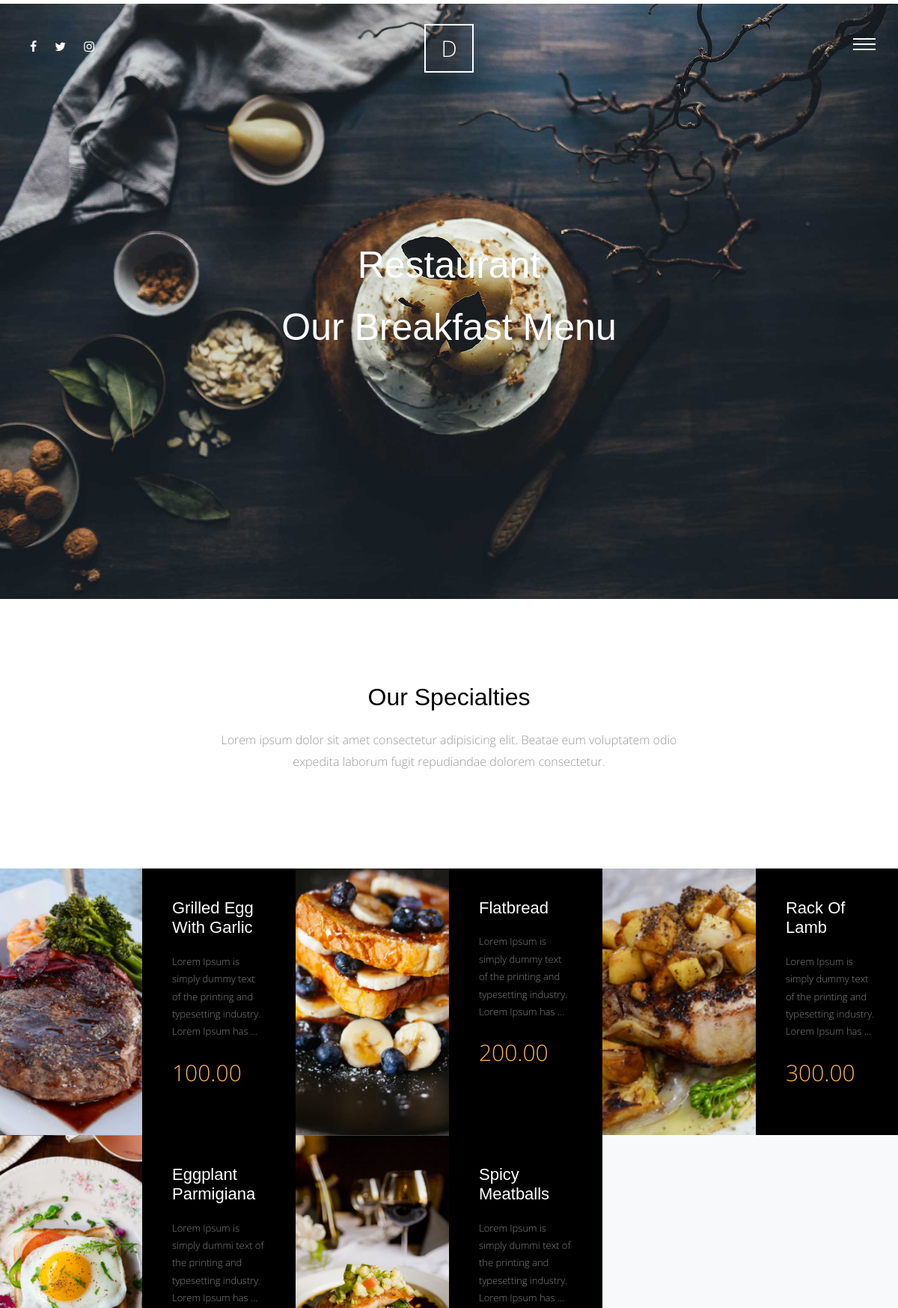
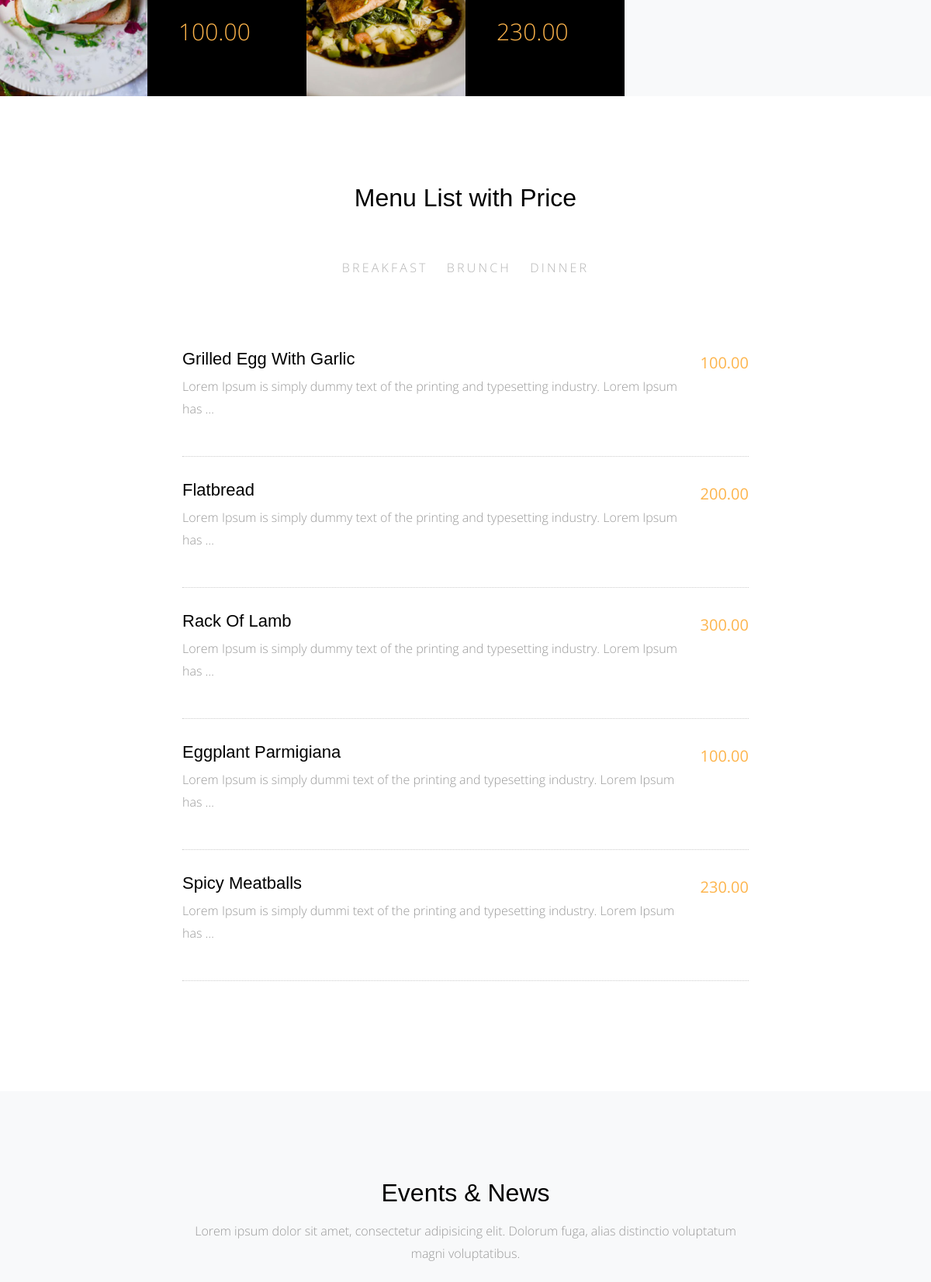
The page / (upper part) on the database its author committed (2 pictures, top to bottom).
### meals/models.py (models this page shows, shortened)
class Meals(models.Model):
    name=models.CharField(max_length=50)
    description=models.TextField(max_length=500)
    category=models.ForeignKey('Category', on_delete=models.SET_NULL, null=True)
    people=models.IntegerField()
    price=models.DecimalField(max_digits=5, decimal_places=2)
    preparation_time=models.IntegerField()
    image=models.ImageField(upload_to='meals/')
    slug=models.SlugField(blank=True,null=True)
    class Meta:
        verbose_name='meal'
        verbose_name_plural='meals'

class Category(models.Model):
    name = models.CharField(max_length=30)
    class Meta:
        verbose_name='category'
        verbose_name_plural='categories'
    def __str__(self):
        return self.name

### home/views.py (the view)
# urls.py: path('', views.home, name='home'),
def home(request):
    meals=Meals.objects.all()
    meal_list = Meals.objects.all()
    categories = Category.objects.all()
    posts = Post.objects.all()
    latest_post=Post.objects.last()
    why_choose_us = Why_Choose_Us.objects.all()
    context={
        'meals':meals,
        'meal_list': meal_list,
        'categories': categories,
        'posts': posts,
        'latest_post':latest_post,
        'why_choose_us': why_choose_us,
    }
    return render(request, 'home/index.html', context)

### home/templates/home/index.html (shortened to what this page needs)
{% extends 'base.html' %}
{% load static %}
{% block body %}
      <div class="main-wrap">
        <div class="cover_1">
          <div class="img_bg" style="background-image: url({% static 'site_static/img/slider-1.jpg' %})" data-stellar-background-ratio="0.5">
            <div class="container">
              <div class="row align-items-center">
                <div class="col-md-12" data-aos="fade-up">
                  <h2 class="heading" style="text-align:center">Restaurant</h2>
                  <h4 class="heading" style="text-align:center">Our Breakfast Menu</h4>
                </div>
              </div>
            </div>
          </div>
        </div>
        <div class="section">
          <div class="container">
            <div class="row justify-content-center">
              <div class="col-md-7 text-center"  data-aos="fade-up">
                <h2 class="mb-4">Our Specialties</h2>
                <p class="lead">Lorem ipsum dolor sit amet consectetur adipisicing elit. Beatae eum voluptatem odio expedita laborum fugit repudiandae dolorem consectetur.</p>
              </div>
            </div>
          </div>
        </div>
        <div class="section pt-0 pb-0">
          <div class="menus d-flex bg-light">
          {% for meal in meals %}
            <div class="d-flex item">
              <div class="image" style="background-image: url({{meal.image.url}});" data-aos="fade"></div>
              <div class="text">
                <h3>{{meal.name}}</h3>
                <p>{{meal.description|truncatewords:15}}</p>
                <p class="price">{{meal.price}}</p>
              </div>
            </div>
          {% endfor %}
          </div>
        </div>
                <div class="section">
          <div class="container">
            <div class="row justify-content-center">
              <div class="col-md-8" data-aos="fade-up">
                <h2 class="mb-5 text-center">Menu List with Price</h2>
                <ul class="nav site-tab-nav" id="pills-tab" role="tablist">
          {% for category in categories %}
                  <li class="nav-item">
                    <a class="nav-link " id="{{category}}-tab" data-toggle="pill" href="#{{category}}" role="tab" aria-controls="{{category}}" aria-selected="true">{{category}}</a>
                  </li>
                  {% endfor %}
                </ul>
                <div class="tab-content" id="{{category}}">
                  {% for category in categories %}
                  <div class="tab-pane fade show active" id="{{category}}" role="tabpanel" aria-labelledby="{{category}}-tab">
                    {% for meal in meal_list %}
                        {% if meal.category == category%}
                    <div class="d-block d-md-flex menu-food-item">
                      <div class="text order-1 mb-3">
                        <h3><a href="{% url 'meals:meal_detail' meal.slug %}">{{ meal.name}}</a></h3>
                        <p>{{ meal.description|truncatewords:15 }}</p>
                      </div>
                      <div class="price order-2">
                        <strong>{{ meal.price}}</strong>
                      </div>
                    </div>
                       {% endif %}
                    {% endfor %}
                  </div>
            {% endfor %}
                </div>
              </div>
            </div>
          </div>
        </div>
        <div class="section bg-light">
          <div class="container">
            <div class="row justify-content-center mb-5" data-aos="fade-up">
              <div class="col-md-8  text-center">
                <h2 class="mb-3">Events &amp; News</h2>
                <p class="lead">Lorem ipsum dolor sit amet, consectetur adipisicing elit. Dolorum fuga, alias distinctio voluptatum magni voluptatibus.</p>
              </div>
            </div>
          </div>
        </div>
      </div>
{% endblock body %}

### static/site_static/css/style.css (style rules this page uses)
html { overflow-x: hidden; }
body { background: #fff; font-family: "Open Sans", cursive; font-size: 16px; line-height: 1.8; font-weight: 300; color: #999999; }
a { -webkit-transition: .3s all ease; -o-transition: .3s all ease; transition: .3s all ease; text-decoration: none; }
h1, h2, h3, h4, h5 { color: #000; font-family: "Playfair Display", Arial, sans-serif; }
h1 a, h2 a, h3 a, h4 a, h5 a { color: #000; }
.site-tab-nav { display: block; text-align: center; margin-bottom: 80px !important; }
.site-tab-nav li { float: none; display: inline-block; *display: inline; zoom: 1; }
.site-tab-nav li a { background: none; color: #b3b3b3; font-size: 16px; text-transform: uppercase; letter-spacing: .2em; border-bottom: 2px solid transparent; padding-left: 0; padding-right: 0; margin: 0 10px; }
.site-tab-nav, .nav-pills { text-align: center; }
.menu-food-item { border-bottom: 1px dotted #ccc; float: left; width: 100%; padding-bottom: 30px; margin-bottom: 30px; }
.menu-food-item .text { width: calc(100%); }
@media (min-width: 768px) { .menu-food-item .text { width: calc(100% - 70px); } }
.menu-food-item .price { text-align: left; width: 100%; }
@media (min-width: 768px) { .menu-food-item .price { width: 70px; text-align: right; } }
.menu-food-item .price strong { color: #fdb44b; font-size: 20px; }
.menu-food-item h3 { font-size: 22px; }
.menu-food-item h3 a { color: #000; -webkit-transition: .3s all ease; -o-transition: .3s all ease; transition: .3s all ease; }
.menu-food-item p:last-child { margin-bottom: 0; }
.lead { font-size: 16px; }
.section { padding: 7em 0; }
.cover_1 { position: relative; }
.cover_1 .img_bg { background-repeat: no-repeat; background-size: cover !important; background-position: center center; }
.cover_1 .img_bg, .cover_1 .img_bg > .container > .row { min-height: 700px; height: 100vh; }
.cover_1 .heading { color: white; font-weight: 300; font-size: 30px; line-height: 1.5; }
@media (min-width: 768px) { .cover_1 .heading { font-size: 50px; line-height: 1.5; } }
.menus { display: -webkit-box; display: -ms-flexbox; display: flex; -ms-flex-wrap: wrap; flex-wrap: wrap; margin-right: -15px; margin-left: -15px; }
@media (min-width: 576px) { .menus .item { -webkit-box-flex: 0; -ms-flex: 0 0 100%; flex: 0 0 100%; max-width: 100%; } }
@media (min-width: 768px) { .menus .item { -webkit-box-flex: 0; -ms-flex: 0 0 50%; flex: 0 0 50%; max-width: 50%; } }
@media (min-width: 992px) { .menus .item { -webkit-box-flex: 0; -ms-flex: 0 0 50%; flex: 0 0 50%; max-width: 50%; } }
@media (min-width: 1200px) { .menus .item { -webkit-box-flex: 0; -ms-flex: 0 0 33.33333%; flex: 0 0 33.33333%; max-width: 33.33333%; } }
.menus .item .image, .menus .item .text { width: 50%; }
.menus .item .image { background-size: cover; background-position: center center; }
.menus .item .text { padding: 40px; background: #000; }
.menus .item .text h3 { color: #fff; font-size: 22px; margin-bottom: 20px; }
.menus .item .text p { color: #fff; font-size: 13px; opacity: .5; }
.menus .item .text .price { font-size: 30px; color: #fdb44b; opacity: 1; }

### rows shown on the page
Meals: image (picture), name "Grilled Egg With Garlic", description "Lorem Ipsum is simply dummy text of the printing and typesetting industry. Lorem Ipsum has …", price "100.00"
Meals: image (picture), name "Flatbread", description "Lorem Ipsum is simply dummy text of the printing and typesetting industry. Lorem Ipsum has …", price "200.00"
Meals: image (picture), name "Rack Of Lamb", description "Lorem Ipsum is simply dummy text of the printing and typesetting industry. Lorem Ipsum has …", price "300.00"
Meals: image (picture), name "Eggplant Parmigiana", description "Lorem Ipsum is simply dummi text of the printing and typesetting industry. Lorem Ipsum has …", price "100.00"
Meals: image (picture), name "Spicy Meatballs", description "Lorem Ipsum is simply dummi text of the printing and typesetting industry. Lorem Ipsum has …", price "230.00"
Category: name "BREAKFAST"
Category: name "BRUNCH"
Category: name "DINNER"
